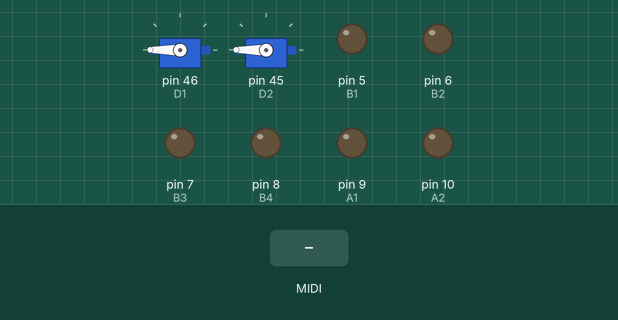
Bench run of a sketch on a simulated Arduino Mega 2560, built with avr-gcc and run on an emulated ATmega2560. On the bench: 2 × servo, output pins drawn as LEDs (lit = HIGH). The inputs (shaded band) are chosen by the test bench. MIDI output is not drawn.

Above: at 1.2 s.
1.3 s: MIDI note 60 received
At 1.45 s:
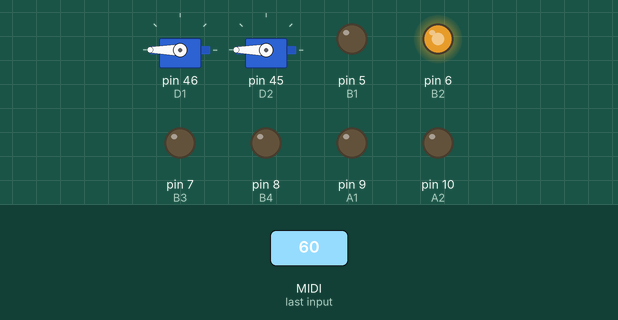
Timing chart, 0 to 4.3 s (numbered marks = the images above; inputs shaded):
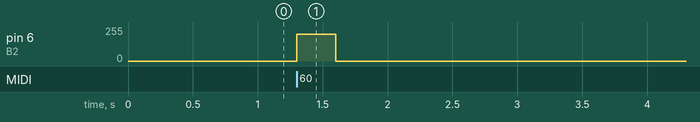

The sketch:

EnsembleSeven.ino
```cpp
/* PHOBOS - EnsembleSeven firmware v.0.3 (20.06.2017)
 *
 * using:
 * Arduino v1.8.0
 * MIDI_Library v.4.3.1 by fortyseveneffects
 * Servo Library v.1.1.2
 * EEPROM Library v.2.0.0
 *
 * plays:
 * A - 2 motors rubbing strings
 * B - 4 solenoids plucking strings
 * C - 4 solenoids plucking strings
 * D - 2 servos plucking strings
 */

#include <EEPROM.h>
#include <Servo.h>
#include <MIDI.h>
#define MIDICH 1
#define START 59
#define SIZE 13

// MOTORS PINS
#define A1 9
#define A2 10
// SOLENOIDS_1 PINS
#define B1 5
#define B2 6
#define B3 7
#define B4 8
// SOLENOIDS_2 PINS
// #define C1 44 // unusable because of Servos on pins 45 & 46
#define C2 2
#define C3 3
#define C4 4
// SERVOS' PINS
#define D1 46
#define D2 45

/* Addresses on Arduino EEPROM for servo control parameters*/
#define S1MININC 0 // servo1 min increment (cc=120)
#define S1MAXINC 1 // servo1 max increment (cc=121)

#define S2MININC 2 // servo2 min increment (cc=122)
#define S2MAXINC 3 // servo2 max increment (cc=123)

#define S1MINANG 4 // servo1 min angle (cc=124)
#define S1MAXANG 5 // servo1 max angle (cc=125)

#define S2MINANG 6 // servo2 min angle (cc=126)
#define S2MAXANG 7 // servo2 max angle (cc=127)

// servos
Servo servo1, servo2;
bool servoState[2]; // servo state to control servos out of MIDI loop
bool _servoState[2]; // servo previous state

float servoPos[2]; // servo current position
float servoInc[2]; //servo increment value which relates to movement speed
float servoMinInc[2]; // servo min increment values
float servoMaxInc[2]; // servo min increment values
float servoMinAng[2]; // servo min angle
float servoMaxAng[2]; // servo max angle

// make note to pin array
byte note2pin[SIZE];
byte vel, pitch, val, cc;

MIDI_CREATE_DEFAULT_INSTANCE();

void setup() {
  MIDI.begin(MIDICH);
  MIDI.turnThruOn();

  // set output pins
  pinMode(A1, OUTPUT);
  pinMode(A2, OUTPUT);

  pinMode(B1, OUTPUT);
  pinMode(B2, OUTPUT);
  pinMode(B3, OUTPUT);
  pinMode(B4, OUTPUT);

  //pinMode(C1, OUTPUT); // unusable because of Servos on pins 45 & 46
  pinMode(C2, OUTPUT);
  pinMode(C3, OUTPUT);
  pinMode(C4, OUTPUT);

  servo1.attach(D1);
  servo2.attach(D2);

  // set servos to initial position
  servoPos[0] = midi2angle(EEPROM.read(S1MINANG));
  servo1.write(servoPos[0]);

  servoPos[1] = midi2angle(EEPROM.read(S2MINANG));
  servo2.write(servoPos[1]);

  // set servos previous state
  _servoState[0] = false;
  _servoState[1] = false;

  // set servos' min&max increment values
  // NOTE: min/max inc values are between 0 and 127 (after mapped correspond to 0.1 to 10 degrees per millisecond)
  servoMinInc[0] = EEPROM.read(S1MININC);
  servoMaxInc[0] = EEPROM.read(S1MAXINC);

  servoMinInc[1] = EEPROM.read(S2MININC);
  servoMaxInc[1] = EEPROM.read(S2MAXINC);

  // set servos0 min&max angle
  // NOTE: min/max angle values are already converted to angles
  servoMinAng[0] = midi2angle( EEPROM.read(S1MINANG) );
  servoMaxAng[0] = midi2angle( EEPROM.read(S1MAXANG) );

  servoMinAng[1] = midi2angle( EEPROM.read(S2MINANG) );
  servoMaxAng[1] = midi2angle( EEPROM.read(S2MAXANG) );

  // set note2pin array
  note2pin[59-START] = A1; // —> motors
  note2pin[61-START] = A2;

  note2pin[58-START] = B1; // -> solenoids
  note2pin[60-START] = B2;
  note2pin[62-START] = B3;
  note2pin[63-START] = B4;

  //note2pin[66-START] = C1; // unusable because of Servos on pins 45 & 46
  note2pin[67-START] = C2; // -> solenoids
  note2pin[68-START] = C3;
  note2pin[69-START] = C4;

  note2pin[64-START] = D1; // -> servos
  note2pin[65-START] = D2;
  //note2pin[70-START] —> there was no servo for this!!!
}

void loop() {
  if(MIDI.read()){
      switch(MIDI.getType()){
        case midi::NoteOn:
          pitch = MIDI.getData1();
          vel = MIDI.getData2();
          if(pitch >= START && pitch < START+SIZE){
            switch(pitch){
              // set servos' values only (activation is done in runServos function)
              case 64:
                servoInc[0] = velocity2inc( servoMinInc[0], servoMaxInc[0], vel);
                servoState[0] = true;
                _servoState[0] = true;
              break;

              case 65:
                servoInc[1] = velocity2inc( servoMinInc[1], servoMaxInc[1], vel);
                servoState[1] = true;
                _servoState[1] = true;
              break;

              // activate motors and solenoids
              default:
                analogWrite(note2pin[pitch-START], vel << 1);
              break;
            }
          }
        break;

        case midi::NoteOff:
          pitch = MIDI.getData1();
          if(pitch >= START && pitch < START+SIZE){
            switch(pitch){
              // deactivate servos
              case 64:
                servoState[0] = false;
              break;
              case 65:
                servoState[1] = false;
              break;
              // deactivate motors and solenoids
              default:
                analogWrite(note2pin[pitch-START], LOW);
              break;
            }
          }
          break;

        // CONTROL CHANGE (SET SERVO PARAMETERS)
        case midi::ControlChange:
          cc = MIDI.getData1();
          val = MIDI.getData2();
          // from cc=120 to cc=127
          if(cc > 119){
            EEPROM.write(cc-120, val); // store...
            updateServoParams(cc, val);//...and update
          }
        break;
      }
  }

  runServos(); // activate servos
  //delay(1); // (used only to set servo increments in a millisecond basis)*/
}

/***************** FUNTCIONS *****************/
byte voltage2byte(float v){
  return v*255/5.f;
}

float midi2angle(byte m){
  return 180/127.f*m;
}

float velocity2inc(byte _min, byte _max, byte v){ // translate velocity values into position increments usign a min/max inc.
  return map(v, 0, 127, _min, _max);
}

void runServos(){
  // servo1 attack
  if( servoState[0]==true && servoPos[0] < servoMaxAng[0] ){
    servo1.write(servoPos[0]);
    servoPos[0] += servoInc[0];
  }
  // servo1 release
  else if (servoState[0] == false && _servoState[0] == true){
    servoPos[0] = servoMinAng[0];
    servo1.write( servoPos[0] );
    _servoState[0] = false;
  }

  // servo2 attack
  if( servoState[1]==true && servoPos[1] < servoMaxAng[1] ){
    servo2.write(servoPos[1]);
    servoPos[1] += servoInc[1];
  }
  // servo2 release
  else if (servoState[1] == false && _servoState[1] == true){
    servoPos[1] = servoMinAng[1];
    servo2.write( servoPos[1] );
    _servoState[1] = false;
  }
}

void updateServoParams(byte addr, byte v){
  switch(addr){
    case 120:
      servoMinInc[0] = v;
      break;
    case 121:
      servoMaxInc[0] = v;
      break;
    case 122:
      servoMinInc[1] = v;
      break;
    case 123:
      servoMaxInc[1] = v;
      break;
    case 124:
      servoMinAng[0] = midi2angle(v);
      servo1.write(servoMinAng[0]);
      break;
    case 125:
      servoMaxAng[0] = midi2angle(v);
      servo1.write(servoMaxAng[0]);
      break;
    case 126:
      servoMinAng[1] = midi2angle(v);
      servo2.write(servoMinAng[1]);
      break;
    case 127:
      servoMaxAng[1] = midi2angle(v);
      servo2.write(servoMaxAng[1]);
      break;

    default:
    break;
  }
}
```

Measured:
- after the input at 1.3 s, pin 6 (B2): 0/255 → 200/255 at once, → 0/255 0.30 s later
